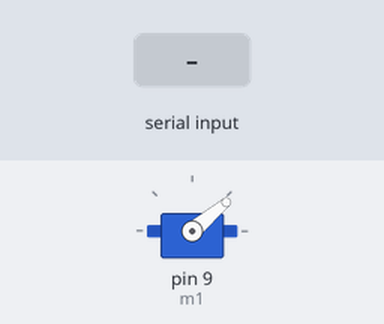
The sketch below on a simulated Arduino Uno, built with avr-gcc and run on an emulated ATmega328P. On the bench: servo. The test bench sets the inputs (shaded band).

Above: at 1.2 s.
1.3 s: "90,45\n" received over Serial
At 3.5 s:
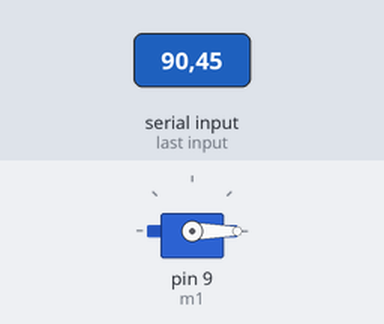
3.8 s: "30,150\n" received over Serial
At 4.6 s:
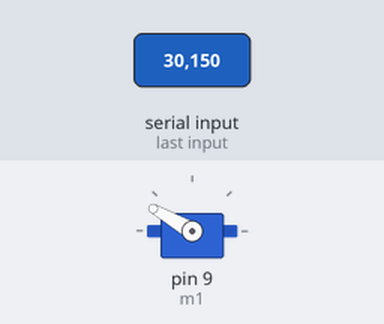
6.3 s: "200\n" received over Serial
At 6.6 s:
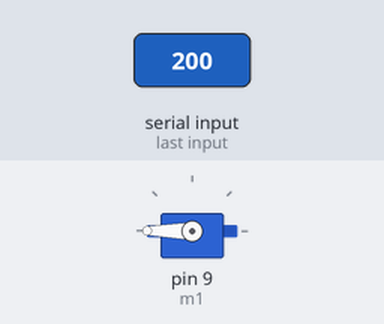
Timing chart, 0 to 9.3 s (numbered marks = the images above; inputs shaded):
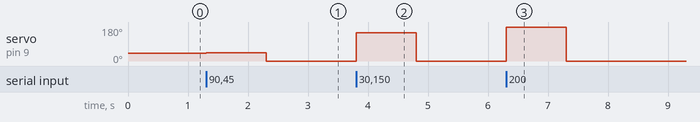

Measured:
- after the input at 1.3 s, servo on pin 9 (m1): 40° → 45° at once, → 0° 1.0 s later
- after the input at 3.8 s, servo on pin 9 (m1): 0° → 150° at once, → 0° 1.0 s later
- after the input at 6.3 s, servo on pin 9 (m1): 0° → 180° at once, → 0° 1.0 s later

The sketch:

escControl.ino
```cpp
#include <Servo.h>
//comment

int value = 40; // set values you need to zero

Servo m1; //Create as much as Servoobject you want. You can controll 2 or more Servos at the same time

void setup() {

  m1.attach(9);    // attached to pin 9 I just do this with 1 Servo
  Serial.begin(9600);    // start serial at 9600 baud
  m1.write(value);
}

void loop() {

//First connect your ESC WITHOUT Arming. Then Open Serial and follo Instructions

  m1.write(value);

  if(Serial.available())
    value = Serial.parseInt();    // Parse an Integer from Serial

}
```
